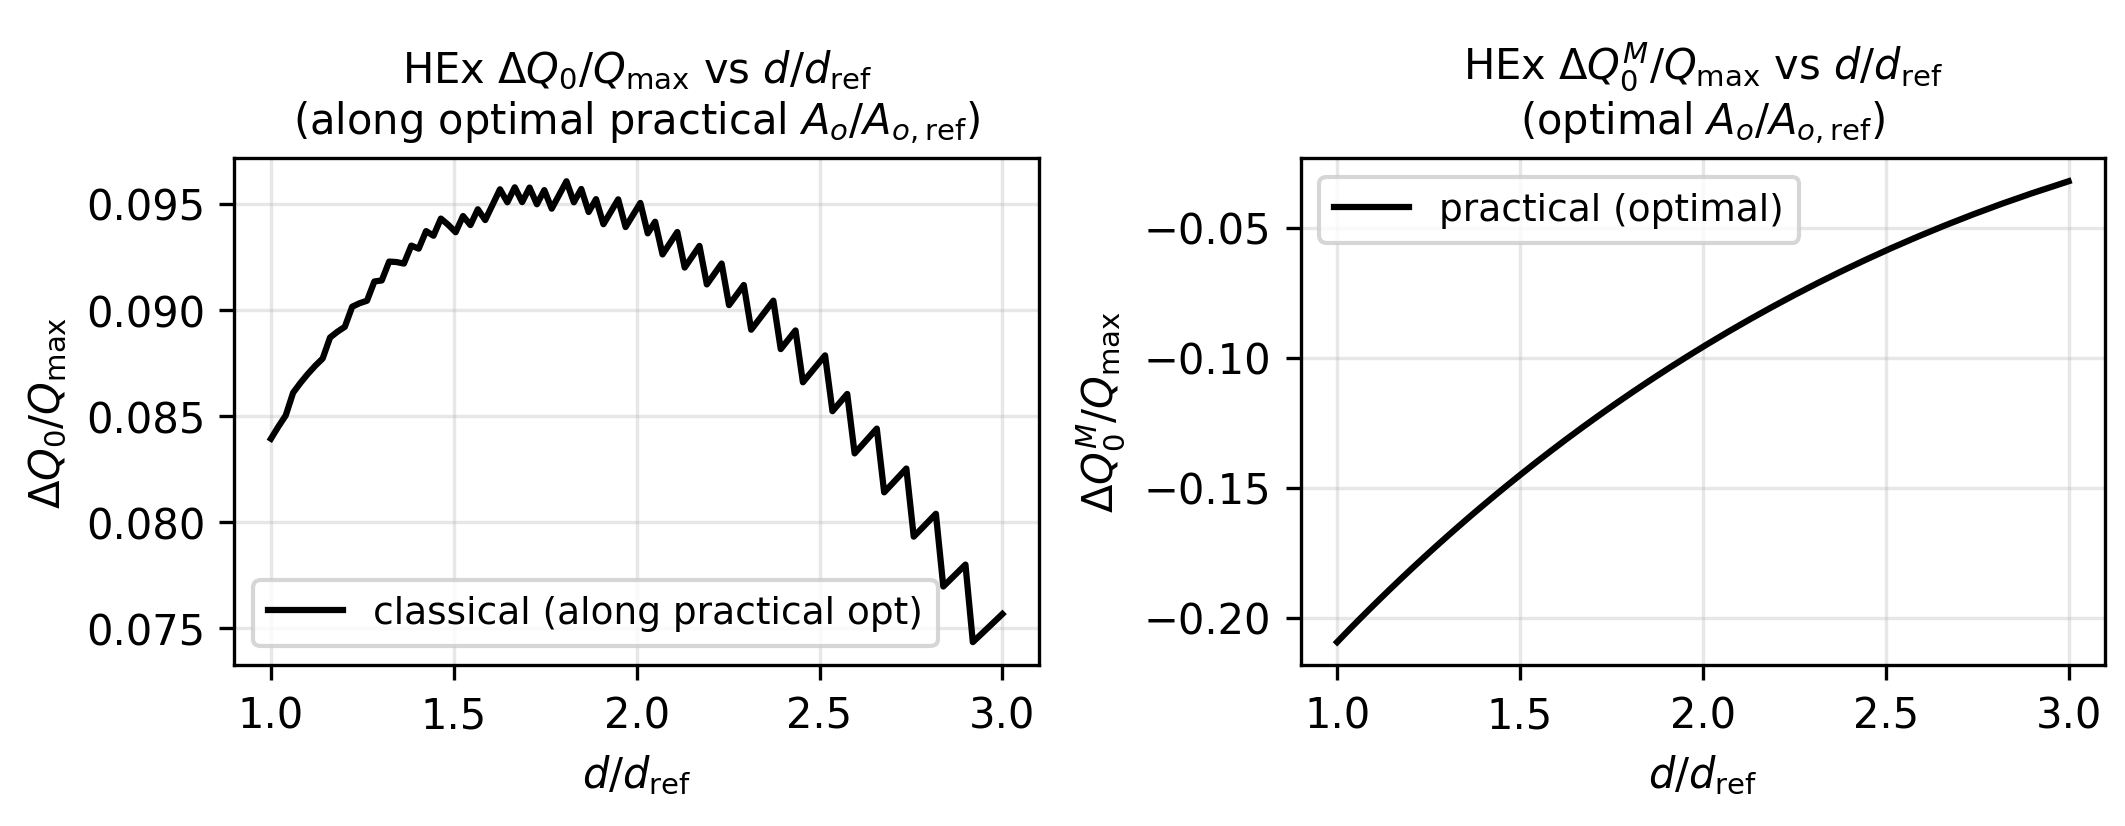

This figure's Python source:
"""
Figure 7: Two subplots showing:
- Left: dQ0/Qmax (classical) along optimal practical unavailability curve vs d/d_ref
- Right: dQ0^M/Qmax (practical) along optimal practical unavailability curve vs d/d_ref
Reads optimal data from newfig5_practical_data.parquet.
"""

import os
from pathlib import Path

import matplotlib.pyplot as plt
import numpy as np
import pandas as pd

save_dir = os.path.dirname(os.path.abspath(__file__))
DATA_FILE = Path(save_dir) / "newfig5_practical_data.parquet"


def plot_fig7(base_name="fig7"):
    """Plot two subplots: classical and practical unavailable energy along optimal practical curve."""
    if not DATA_FILE.exists():
        raise FileNotFoundError(
            f"Data file {DATA_FILE} not found. Please run newfig5_practical.py first to generate the data."
        )

    # Load data from parquet
    df = pd.read_parquet(DATA_FILE)

    # Extract optimal line data (along practical optimum)
    opt_mask = df["d_opt"].notna()
    d_opt = df[opt_mask]["d_opt"].values
    z_practical_opt = df[opt_mask]["dqom_practical_opt"].values
    z_classical_opt = df[opt_mask]["dqom_classical_opt"].values

    if len(d_opt) == 0:
        raise ValueError("No optimal line data found in parquet file.")

    # Sort by d_opt for proper plotting
    sort_idx = np.argsort(d_opt)
    d_opt = d_opt[sort_idx]
    z_practical_opt = z_practical_opt[sort_idx]
    z_classical_opt = z_classical_opt[sort_idx]

    # Create figure with two subplots
    plt.rcParams.update(
        {
            "font.size": 10,
            "axes.titlesize": 10,
            "axes.labelsize": 10,
            "xtick.labelsize": 10,
            "ytick.labelsize": 10,
        }
    )
    fig, (ax1, ax2) = plt.subplots(1, 2, figsize=(18 / 2.54, 7 / 2.54))

    # Left subplot: Classical unavailable energy along practical optimum
    ax1.plot(d_opt, z_classical_opt, "k-", linewidth=1.5, label="classical (along practical opt)")
    ax1.set_xlabel(r"$d / d_{\mathrm{ref}}$")
    ax1.set_ylabel(r"$\Delta Q_0 / Q_{\mathrm{max}}$")
    ax1.set_title(
        r"HEx $\Delta Q_0 / Q_{\mathrm{max}}$ vs $d / d_{\mathrm{ref}}$"
        + "\n"
        + r"(along optimal practical $A_o/A_{o,\mathrm{ref}}$)"
    )
    ax1.grid(True, alpha=0.3)
    ax1.legend(loc="best", fontsize=9)

    # Right subplot: Practical unavailable energy along practical optimum
    ax2.plot(d_opt, z_practical_opt, "k-", linewidth=1.5, label="practical (optimal)")
    ax2.set_xlabel(r"$d / d_{\mathrm{ref}}$")
    ax2.set_ylabel(r"$\Delta Q_0^M / Q_{\mathrm{max}}$")
    ax2.set_title(
        r"HEx $\Delta Q_0^M / Q_{\mathrm{max}}$ vs $d / d_{\mathrm{ref}}$"
        + "\n"
        + r"(optimal $A_o/A_{o,\mathrm{ref}}$)"
    )
    ax2.grid(True, alpha=0.3)
    ax2.legend(loc="best", fontsize=9)

    plt.tight_layout(pad=0.5)

    for ext in ["svg", "tiff", "png"]:
        path = os.path.join(save_dir, f"{base_name}.{ext}")
        fig.savefig(path, dpi=300, facecolor="white", bbox_inches=None, pad_inches=0)
        print(f"Saved {path}")
    plt.close(fig)


if __name__ == "__main__":
    plot_fig7()
